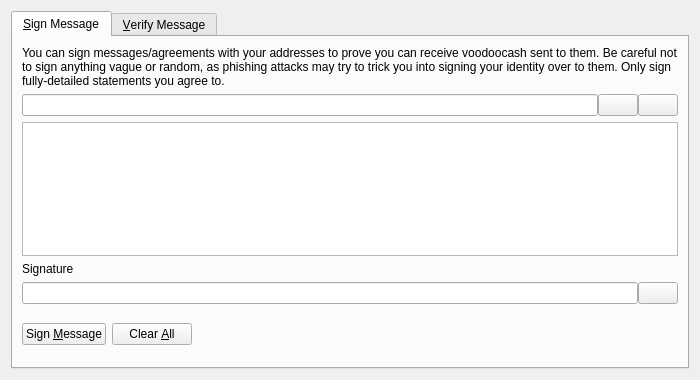
<?xml version="1.0" encoding="UTF-8"?>
<ui version="4.0">
 <class>SignVerifyMessageDialog</class>
 <widget class="QDialog" name="SignVerifyMessageDialog">
  <property name="geometry">
   <rect>
    <x>0</x>
    <y>0</y>
    <width>700</width>
    <height>380</height>
   </rect>
  </property>
  <property name="windowTitle">
   <string>Signatures - Sign / Verify a Message</string>
  </property>
  <property name="modal">
   <bool>true</bool>
  </property>
  <layout class="QVBoxLayout" name="verticalLayout">
   <item>
    <widget class="QTabWidget" name="tabWidget">
     <property name="currentIndex">
      <number>0</number>
     </property>
     <widget class="QWidget" name="tabSignMessage">
      <attribute name="title">
       <string>&amp;Sign Message</string>
      </attribute>
      <layout class="QVBoxLayout" name="verticalLayout_SM">
       <item>
        <widget class="QLabel" name="infoLabel_SM">
         <property name="text">
          <string>You can sign messages/agreements with your addresses to prove you can receive voodoocash sent to them. Be careful not to sign anything vague or random, as phishing attacks may try to trick you into signing your identity over to them. Only sign fully-detailed statements you agree to.</string>
         </property>
         <property name="textFormat">
          <enum>Qt::PlainText</enum>
         </property>
         <property name="wordWrap">
          <bool>true</bool>
         </property>
        </widget>
       </item>
       <item>
        <layout class="QHBoxLayout" name="horizontalLayout_1_SM">
         <property name="spacing">
          <number>0</number>
         </property>
         <item>
          <widget class="QValidatedLineEdit" name="addressIn_SM">
           <property name="toolTip">
            <string>The VoodooCash address to sign the message with</string>
           </property>
          </widget>
         </item>
         <item>
          <widget class="QPushButton" name="addressBookButton_SM">
           <property name="toolTip">
            <string>Choose previously used address</string>
           </property>
           <property name="text">
            <string/>
           </property>
           <property name="icon">
            <iconset resource="../bitcoin.qrc">
             <normaloff>:/icons/address-book</normaloff>:/icons/address-book</iconset>
           </property>
           <property name="shortcut">
            <string>Alt+A</string>
           </property>
           <property name="autoDefault">
            <bool>false</bool>
           </property>
          </widget>
         </item>
         <item>
          <widget class="QPushButton" name="pasteButton_SM">
           <property name="toolTip">
            <string>Paste address from clipboard</string>
           </property>
           <property name="text">
            <string/>
           </property>
           <property name="icon">
            <iconset resource="../bitcoin.qrc">
             <normaloff>:/icons/editpaste</normaloff>:/icons/editpaste</iconset>
           </property>
           <property name="shortcut">
            <string>Alt+P</string>
           </property>
           <property name="autoDefault">
            <bool>false</bool>
           </property>
          </widget>
         </item>
        </layout>
       </item>
       <item>
        <widget class="QPlainTextEdit" name="messageIn_SM">
         <property name="toolTip">
          <string>Enter the message you want to sign here</string>
         </property>
        </widget>
       </item>
       <item>
        <widget class="QLabel" name="signatureLabel_SM">
         <property name="text">
          <string>Signature</string>
         </property>
         <property name="textFormat">
          <enum>Qt::PlainText</enum>
         </property>
        </widget>
       </item>
       <item>
        <layout class="QHBoxLayout" name="horizontalLayout_2_SM">
         <property name="spacing">
          <number>0</number>
         </property>
         <item>
          <widget class="QLineEdit" name="signatureOut_SM">
           <property name="font">
            <font>
             <italic>true</italic>
            </font>
           </property>
           <property name="readOnly">
            <bool>true</bool>
           </property>
          </widget>
         </item>
         <item>
          <widget class="QPushButton" name="copySignatureButton_SM">
           <property name="toolTip">
            <string>Copy the current signature to the system clipboard</string>
           </property>
           <property name="text">
            <string/>
           </property>
           <property name="icon">
            <iconset resource="../bitcoin.qrc">
             <normaloff>:/icons/editcopy</normaloff>:/icons/editcopy</iconset>
           </property>
           <property name="autoDefault">
            <bool>false</bool>
           </property>
          </widget>
         </item>
        </layout>
       </item>
       <item>
        <layout class="QHBoxLayout" name="horizontalLayout_3_SM">
         <item>
          <widget class="QPushButton" name="signMessageButton_SM">
           <property name="toolTip">
            <string>Sign the message to prove you own this VoodooCash address</string>
           </property>
           <property name="text">
            <string>Sign &amp;Message</string>
           </property>
           <property name="icon">
            <iconset resource="../bitcoin.qrc">
             <normaloff>:/icons/edit</normaloff>:/icons/edit</iconset>
           </property>
           <property name="autoDefault">
            <bool>false</bool>
           </property>
          </widget>
         </item>
         <item>
          <widget class="QPushButton" name="clearButton_SM">
           <property name="toolTip">
            <string>Reset all sign message fields</string>
           </property>
           <property name="text">
            <string>Clear &amp;All</string>
           </property>
           <property name="icon">
            <iconset resource="../bitcoin.qrc">
             <normaloff>:/icons/remove</normaloff>:/icons/remove</iconset>
           </property>
           <property name="autoDefault">
            <bool>false</bool>
           </property>
          </widget>
         </item>
         <item>
          <spacer name="horizontalSpacer_1_SM">
           <property name="orientation">
            <enum>Qt::Horizontal</enum>
           </property>
           <property name="sizeHint" stdset="0">
            <size>
             <width>40</width>
             <height>48</height>
            </size>
           </property>
          </spacer>
         </item>
         <item>
          <widget class="QLabel" name="statusLabel_SM">
           <property name="font">
            <font>
             <weight>75</weight>
             <bold>true</bold>
            </font>
           </property>
           <property name="text">
            <string/>
           </property>
           <property name="wordWrap">
            <bool>true</bool>
           </property>
          </widget>
         </item>
         <item>
          <spacer name="horizontalSpacer_2_SM">
           <property name="orientation">
            <enum>Qt::Horizontal</enum>
           </property>
           <property name="sizeHint" stdset="0">
            <size>
             <width>40</width>
             <height>48</height>
            </size>
           </property>
          </spacer>
         </item>
        </layout>
       </item>
      </layout>
     </widget>
     <widget class="QWidget" name="tabVerifyMessage">
      <attribute name="title">
       <string>&amp;Verify Message</string>
      </attribute>
      <layout class="QVBoxLayout" name="verticalLayout_VM">
       <item>
        <widget class="QLabel" name="infoLabel_VM">
         <property name="text">
          <string>Enter the receiver's address, message (ensure you copy line breaks, spaces, tabs, etc. exactly) and signature below to verify the message. Be careful not to read more into the signature than what is in the signed message itself, to avoid being tricked by a man-in-the-middle attack. Note that this only proves the signing party receives with the address, it cannot prove sendership of any transaction!</string>
         </property>
         <property name="textFormat">
          <enum>Qt::PlainText</enum>
         </property>
         <property name="alignment">
          <set>Qt::AlignLeading|Qt::AlignLeft|Qt::AlignTop</set>
         </property>
         <property name="wordWrap">
          <bool>true</bool>
         </property>
        </widget>
       </item>
       <item>
        <layout class="QHBoxLayout" name="horizontalLayout_1_VM">
         <property name="spacing">
          <number>0</number>
         </property>
         <item>
          <widget class="QValidatedLineEdit" name="addressIn_VM">
           <property name="toolTip">
            <string>The VoodooCash address the message was signed with</string>
           </property>
          </widget>
         </item>
         <item>
          <widget class="QPushButton" name="addressBookButton_VM">
           <property name="toolTip">
            <string>Choose previously used address</string>
           </property>
           <property name="text">
            <string/>
           </property>
           <property name="icon">
            <iconset resource="../bitcoin.qrc">
             <normaloff>:/icons/address-book</normaloff>:/icons/address-book</iconset>
           </property>
           <property name="shortcut">
            <string>Alt+A</string>
           </property>
           <property name="autoDefault">
            <bool>false</bool>
           </property>
          </widget>
         </item>
        </layout>
       </item>
       <item>
        <widget class="QPlainTextEdit" name="messageIn_VM"/>
       </item>
       <item>
        <widget class="QValidatedLineEdit" name="signatureIn_VM"/>
       </item>
       <item>
        <layout class="QHBoxLayout" name="horizontalLayout_2_VM">
         <item>
          <widget class="QPushButton" name="verifyMessageButton_VM">
           <property name="toolTip">
            <string>Verify the message to ensure it was signed with the specified VoodooCash address</string>
           </property>
           <property name="text">
            <string>Verify &amp;Message</string>
           </property>
           <property name="icon">
            <iconset resource="../bitcoin.qrc">
             <normaloff>:/icons/transaction_0</normaloff>:/icons/transaction_0</iconset>
           </property>
           <property name="autoDefault">
            <bool>false</bool>
           </property>
          </widget>
         </item>
         <item>
          <widget class="QPushButton" name="clearButton_VM">
           <property name="toolTip">
            <string>Reset all verify message fields</string>
           </property>
           <property name="text">
            <string>Clear &amp;All</string>
           </property>
           <property name="icon">
            <iconset resource="../bitcoin.qrc">
             <normaloff>:/icons/remove</normaloff>:/icons/remove</iconset>
           </property>
           <property name="autoDefault">
            <bool>false</bool>
           </property>
          </widget>
         </item>
         <item>
          <spacer name="horizontalSpacer_1_VM">
           <property name="orientation">
            <enum>Qt::Horizontal</enum>
           </property>
           <property name="sizeHint" stdset="0">
            <size>
             <width>40</width>
             <height>48</height>
            </size>
           </property>
          </spacer>
         </item>
         <item>
          <widget class="QLabel" name="statusLabel_VM">
           <property name="font">
            <font>
             <weight>75</weight>
             <bold>true</bold>
            </font>
           </property>
           <property name="text">
            <string/>
           </property>
           <property name="wordWrap">
            <bool>true</bool>
           </property>
          </widget>
         </item>
         <item>
          <spacer name="horizontalSpacer_2_VM">
           <property name="orientation">
            <enum>Qt::Horizontal</enum>
           </property>
           <property name="sizeHint" stdset="0">
            <size>
             <width>40</width>
             <height>48</height>
            </size>
           </property>
          </spacer>
         </item>
        </layout>
       </item>
      </layout>
     </widget>
    </widget>
   </item>
  </layout>
 </widget>
 <customwidgets>
  <customwidget>
   <class>QValidatedLineEdit</class>
   <extends>QLineEdit</extends>
   <header>qvalidatedlineedit.h</header>
  </customwidget>
 </customwidgets>
 <resources>
  <include location="../bitcoin.qrc"/>
 </resources>
 <connections/>
</ui>
